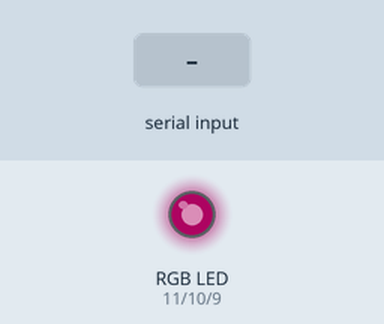
This sketch was run on a simulated Arduino Uno, built with avr-gcc and run on an emulated ATmega328P. Shown: an RGB LED mixed from three pins (HIGH = lit). The test bench sets the inputs (shaded band). Dim RGB values are drawn brighter than linear.

Above: at 1.2 s.
1.3 s: byte 1 (1) received over Serial
Timing chart, 0 to 4.3 s (numbered marks = the images above; inputs shaded):
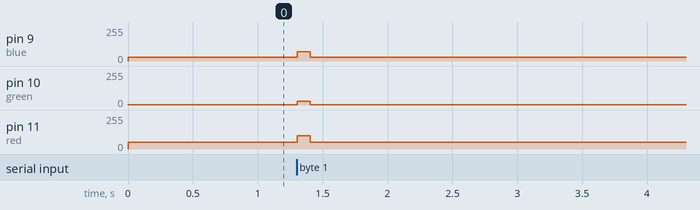

Measured:
- after the input at 1.3 s, pin 9 (blue): 28/255 → 70/255 at once, → 28/255 0.10 s later; pin 10 (green): 1/255 → 30/255 at once, → 1/255 0.10 s later; pin 11 (red): 50/255 → 100/255 at once, → 50/255 0.10 s later

The sketch:

Arduino_SS8_rainynight.ino
```cpp
/* i was honestly taking the easy way out with this one flashing LED...
 *  ...but this would actually look cooler if i spread out multiple LEDs to act as the raindrop splashes
 *  so the digital rain has a physical presence? if that makes sense
*/

const int red = 11;
const int green = 10;
const int blue = 9;

byte val;

void setup() {
  pinMode(red, OUTPUT);
  pinMode(green, OUTPUT);
  pinMode(blue, OUTPUT);

  Serial.begin(9600);
}

void loop() {
  if (Serial.available()) {
    val = Serial.read();
  }

  if (val == 1) { //a raindrop hit the ground
    //then blink
    analogWrite(red, 100);
    analogWrite(green, 30);
    analogWrite(blue, 70);
    delay(100);
    analogWrite(red, 50);
    analogWrite(green, 1);
    analogWrite(blue, 28);
    val = 0;

  } else {
    analogWrite(red, 50);
    analogWrite(green, 1);
    analogWrite(blue, 28);
    delay(10);
  }
}
```
